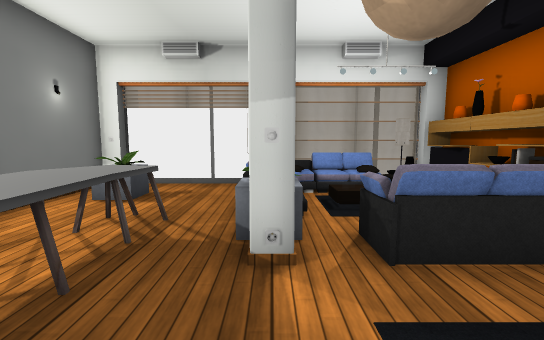
view 1 (above)

12 first-person views from a walk through a 3-D level made in the Unity game engine. The camera is 1.3 m above the floor, tilts 6° down and sees 90° across. The floor is counted in squares, 1 m on a side. Each view is taken from the middle of a square. On the plan, view 1 faces up. The plan holds only what a view shows up to about 13 squares ahead; the rest is blank. The place goes on beyond the plan. The player is left out. Door leaves are left out, so doorways stand open. Some surface patterns are stand-ins.

view 2
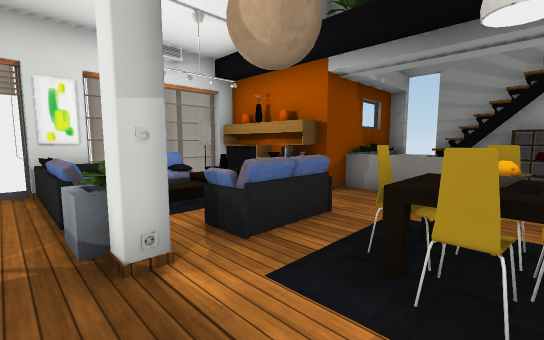

view 3
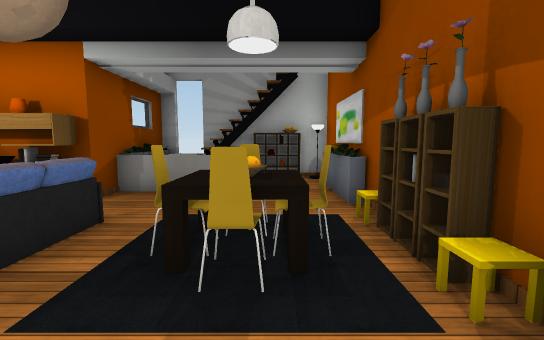

view 4
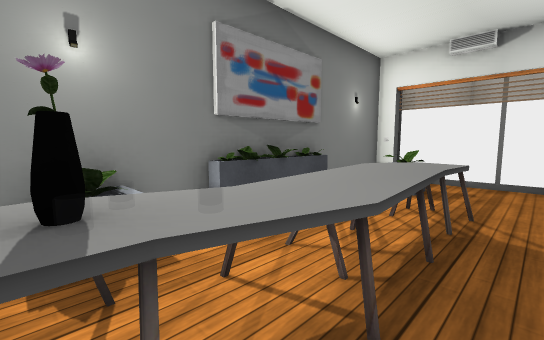

view 5
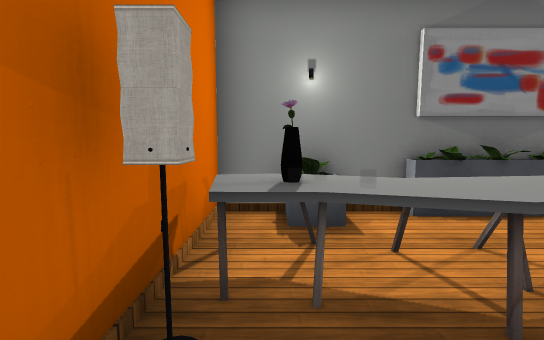

view 6
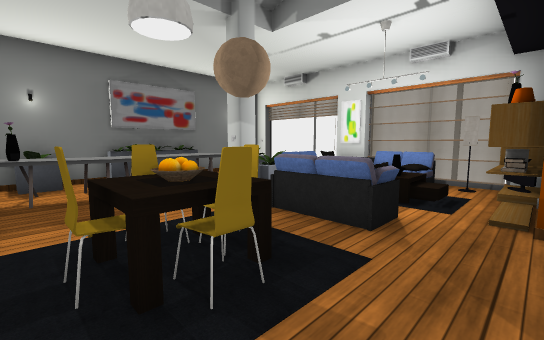

view 7
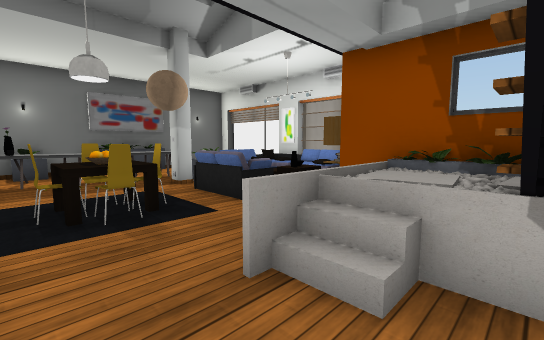

view 8
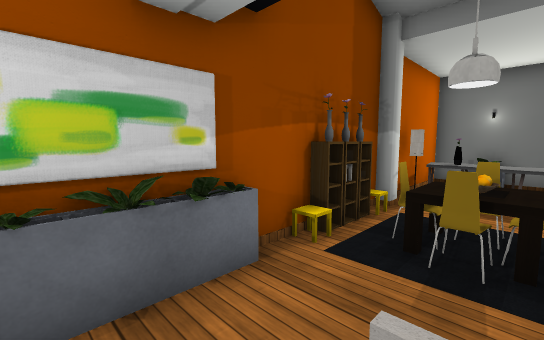

view 9
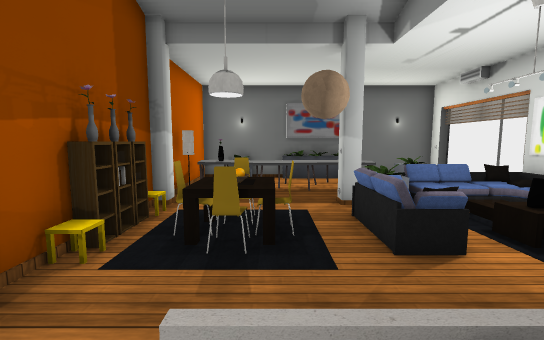

view 10
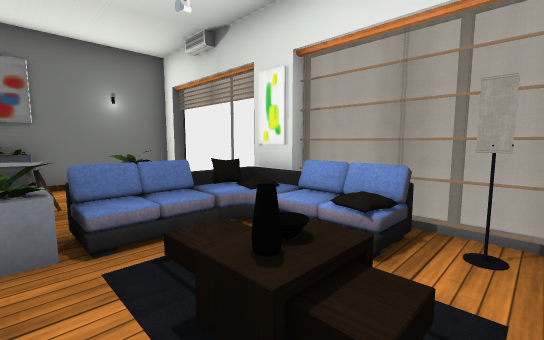

view 11
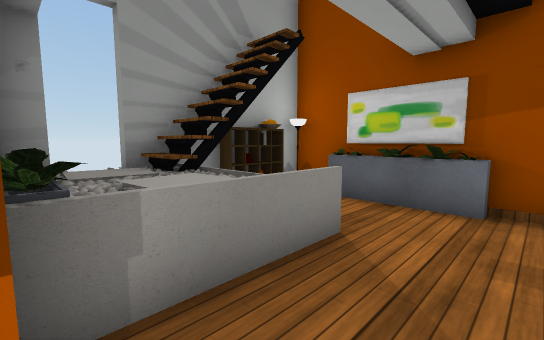

view 12
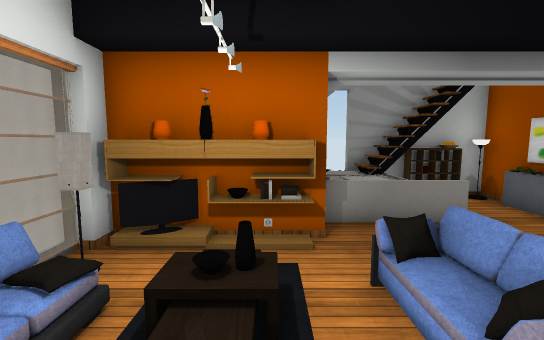

### Floor plan
Key: @ floor where view 1 was taken; # wall or solid block; . main floor; : floor 0.5 m higher than the main floor; + floor 0.75 m higher than the main floor; * floor 1 m higher than the main floor; / step, stairs or slope; D open door; = window, fence, low wall or low ledge; ^ raised ledge; v drop or lower ground; S sofa; P planter; I pillow; T TV; C cabinet; A carpet; L pillar; R rock; H chair; B table; O other object.
Columns run from 5 left of view 1 to 9 right of it. Each row starts with its distance up from view 1.
  9      #####
  8 ######v#S##
  7 #P...::/ITC
  6 #PP..S./O.O
  5 #...././A.#
  4 =.^^.PS.I.#P###
  3 =.^^.L.SS..=#+D
  2 P.^^.......=/*R
  1 #.^^...HB..=//#
  0 =P^^.@HBH.....C
 -1 #PO^...H......#
 -2 #####L#OC#=P=##

Where each view was taken, in squares from view 1:
view 1: 0 up, 0 right, facing up
view 2: 0 up, 1 left, facing up-right
view 3: 0 up, 1 left, facing right
view 4: 1 down, 1 left, facing up-left
view 5: 1 down, 0 right, facing left
view 6: 1 down, 5 right, facing up-left
view 7: 1 down, 8 right, facing up-left
view 8: 1 up, 7 right, facing down-left
view 9: 1 up, 7 right, facing left
view 10: 4 up, 4 right, facing up-left
view 11: 4 up, 4 right, facing down-right
view 12: 5 up, 0 right, facing right
